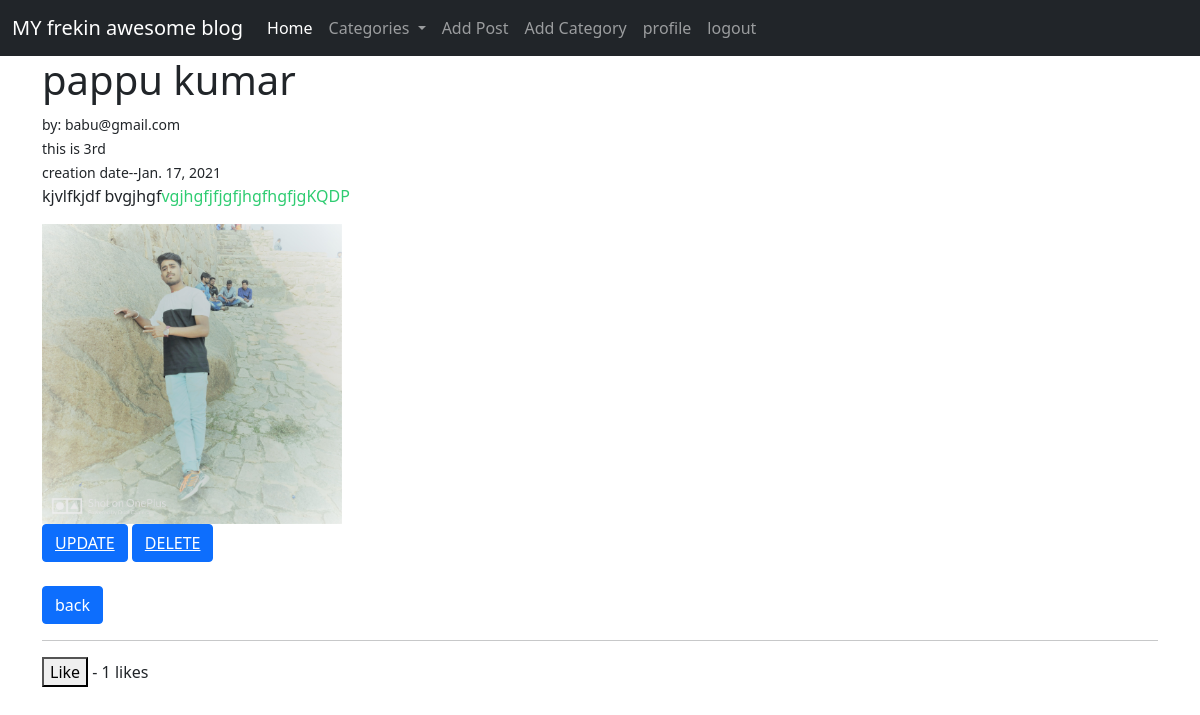
Screenshot of /article/6/ (signed in) with the database file from the repository.
### app/models.py (models this page shows, shortened)
class Post(models.Model):
	title=models.CharField(max_length=255,null=True,blank=True)
	title_tag=models.CharField(max_length=255,default="")
	author=models.ForeignKey(MyUser,on_delete=models.CASCADE,null=True,blank=True)
	body=RichTextField(blank=True,null=True)
	post_date=models.DateField(auto_now_add=True)
	category=models.CharField(max_length=255,default='uncategorized')
	likes=models.ManyToManyField(MyUser,related_name='blog_post')
	header_image=models.ImageField(null=True, blank=True, upload_to="images/")

class MyUser(AbstractBaseUser):
	email=models.EmailField(verbose_name='email_address',max_length=255,unique=True)
	first_name=models.CharField(max_length=100,default="none")
	last_name=models.CharField(max_length=100,default="none")
	is_active=models.BooleanField(default=True)
	is_admin=models.BooleanField(default=False)
	objects=MyUserManager()
	USERNAME_FIELD='email'
	def __str__(self):
		return self.email

### app/views.py (the view)
# urls.py: path('article/<int:pk>/',ArticleDetailView,name='ac'),
def ArticleDetailView(request,pk):
	object=Post.objects.get(id=pk)
	liked=False
	context={}
	context['post']=object
	total_likes=len(object.likes.all())
	cat_menu=Category.objects.all()
	context["cat_menu"]=cat_menu
	context["total_likes"]=total_likes
	return render(request,'app/article_details.html',context)

### app/models.py (called while the page is built)
	def __str__(self):
		return self.name

### templates/app/article_details.html (shortened to what this page needs)
{%extends 'app/base.html'%}
{% block content %}
<h1>{{post.title}}</h1>
<small> by: {{post.author}}<br/>
	{{post.title_tag}}</br> creation date--{{post.post_date}}
</small></br>
{{ post.body|safe }}
{% if post.header_image %}
<img src="{{post.header_image.url}}
" style="max-width: 300px;">
{%endif%}
{%if post.author == request.user and  user.is_authenticated %}
{% if user.id == post.author.id %}
        <div class=" containerbutton center">
            <a href="{%url 'update_post' post.pk%}" class="btn text-white  btn-primary btn-link">UPDATE</a>
            <a href="{%url 'delete_post' post.pk %}" class="btn text-white  btn-primary btn-link">DELETE</a>
        </div>
        {%endif%}
        {% endif %}
<a href="{% url 'home' %}" class="btn btn-primary"> back</a>
<br/>
<hr/>
<form action="{% url 'like_post' post.pk %}" method="POST">
	{% if liked %}
		<button type="submit" name="post_id" value="{{post.id}}" class="btn-btn-danger">unLike</button>
		{%else%}
	<button type="submit" name="post_id" value="{{post.id}}" class="btn-btn-primary">Like</button> -
{%endif%}
	 {{ total_likes }} likes
</form>
{%endblock%}

### rows the page displays
Post: title "pappu kumar", author "babu@gmail.com", title_tag "this is 3rd", post_date "Jan. 17, 2021", body "kjvlfkjdf bvgjhgf vgjhgfjfjgfjhgfhgfjgKQDP", header_image (picture)

### other values shown
{{ total_likes }} "1"
